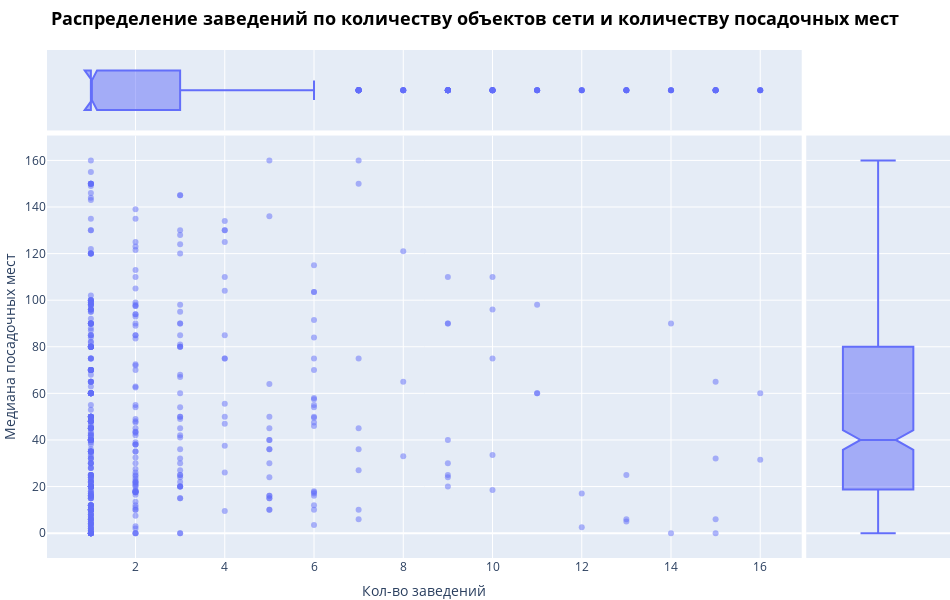

Notebook code cell kept with this figure:
### Markdown cell above
***Вывод***   
Распределение объектов общественного питания по количеству заведений сети имеет выраженную правостороннюю ассиметрию, вероятно в том числе за счет наличия заведений с аномально большим количеством посадочных мест. Для получения более детализированной картины и общей тенденции имеет смысл рассмотреть подобные наблюдения как выбросы.

### Code cell
# определяем процентили для границы отсечения выбросов по количеству заведений
num_order = np.percentile(num_seat['count'], [90,95,99]) 
display(num_order)
# определяем процентили для границы отсечения выбросов по количеству посадочных мест
seat_order = np.percentile(num_seat['median'], [90,95,99])
display(seat_order)

num_seat_trunc = num_seat.query('count <= @num_order[1] and median <=@seat_order[1]') # фильтруем датасет по 95 процентилю
display(num_seat.shape[0], num_seat_trunc.shape[0]) 

fig = px.scatter(num_seat_trunc, x= num_seat_trunc['count'], 
                 y=num_seat_trunc['median'], 
                 marginal_x = 'box',
                 marginal_y='box', opacity=0.5)
fig.update_layout(width=950, height=600,
                 title_text = ('<b>Распределение заведений по количеству объектов сети и количеству посадочных мест</b>'),
                 title_font_size = 18,
                 title_font_color='black',
                 title_xanchor='center',
                 title_x=.5,
                 xaxis_title = 'Кол-во заведений',
                 yaxis_title = 'Медиана посадочных мест',
                 margin=dict(r=0,l=0,t=50,b=0))
fig.show()

### Figure 1 — Plotly figure (JSON) as saved in the notebook; plotly's stock layout.template omitted (floating-point values rounded to 4 significant figures; data arrays with more than 128 entries replaced by an {"elided": "..."} marker saying what was removed)
{"data": [{"hovertemplate": "count=%{x}<br>median=%{y}<extra></extra>", "legendgroup": "", "marker": {"color": "#636efa", "opacity": 0.5, "symbol": "circle"}, "mode": "markers", "name": "", "orientation": "v", "showlegend": false, "type": "scatter", "x": {"elided": "520 int values"}, "xaxis": "x", "y": {"elided": "520 float values"}, "yaxis": "y"}, {"alignmentgroup": "True", "hovertemplate": "count=%{x}<extra></extra>", "legendgroup": "", "marker": {"color": "#636efa", "symbol": "circle"}, "name": "", "notched": true, "offsetgroup": "", "showlegend": false, "type": "box", "x": {"elided": "520 int values"}, "xaxis": "x3", "yaxis": "y3"}, {"alignmentgroup": "True", "hovertemplate": "median=%{y}<extra></extra>", "legendgroup": "", "marker": {"color": "#636efa", "symbol": "circle"}, "name": "", "notched": true, "offsetgroup": "", "showlegend": false, "type": "box", "xaxis": "x2", "y": {"elided": "520 float values"}, "yaxis": "y2"}], "layout": {"height": 600, "legend": {"tracegroupgap": 0}, "margin": {"b": 0, "l": 0, "r": 0, "t": 50}, "title": {"font": {"color": "black", "size": 18}, "text": "<b>Распределение заведений по количеству объектов сети и количеству посадочных мест</b>", "x": 0.5, "xanchor": "center"}, "width": 950, "xaxis": {"anchor": "y", "domain": [0, 0.8358], "title": {"text": "Кол-во заведений"}}, "xaxis2": {"anchor": "y2", "domain": [0.8408, 1], "matches": "x2", "showgrid": false, "showline": false, "showticklabels": false, "ticks": ""}, "xaxis3": {"anchor": "y3", "domain": [0, 0.8358], "matches": "x", "showgrid": true, "showticklabels": false}, "xaxis4": {"anchor": "y4", "domain": [0.8408, 1], "matches": "x2", "showgrid": false, "showline": false, "showticklabels": false, "ticks": ""}, "yaxis": {"anchor": "x", "domain": [0, 0.8316], "title": {"text": "Медиана посадочных мест"}}, "yaxis2": {"anchor": "x2", "domain": [0, 0.8316], "matches": "y", "showgrid": true, "showticklabels": false}, "yaxis3": {"anchor": "x3", "domain": [0.8416, 1], "matches": "y3", "showgrid": false, "showline": false, "showticklabels": false, "ticks": ""}, "yaxis4": {"anchor": "x4", "domain": [0.8416, 1], "matches": "y3", "showgrid": true, "showline": false, "showticklabels": false, "ticks": ""}}}
